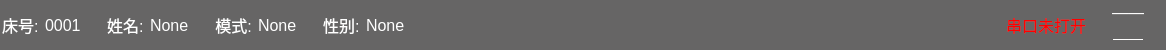
     <widget class="QWidget" name="widget" native="true">
      <property name="maximumSize">
       <size>
        <width>16777215</width>
        <height>50</height>
       </size>
      </property>
      <property name="styleSheet">
       <string notr="true">background-color: rgb(102, 101, 101);</string>
      </property>
      <layout class="QHBoxLayout" name="horizontalLayout_4">
       <property name="leftMargin">
        <number>2</number>
       </property>
       <property name="topMargin">
        <number>2</number>
       </property>
       <property name="rightMargin">
        <number>2</number>
       </property>
       <property name="bottomMargin">
        <number>2</number>
       </property>
       <item>
        <widget class="QLabel" name="label_5">
         <property name="font">
          <font>
           <pointsize>12</pointsize>
          </font>
         </property>
         <property name="styleSheet">
          <string notr="true">color: rgb(255, 255, 255);</string>
         </property>
         <property name="text">
          <string>床号:</string>
         </property>
        </widget>
       </item>
       <item>
        <widget class="QLabel" name="id_label">
         <property name="font">
          <font>
           <pointsize>12</pointsize>
          </font>
         </property>
         <property name="styleSheet">
          <string notr="true">color: rgb(255, 255, 255);</string>
         </property>
         <property name="text">
          <string>0001</string>
         </property>
        </widget>
       </item>
       <item>
        <spacer name="horizontalSpacer_13">
         <property name="orientation">
          <enum>Qt::Horizontal</enum>
         </property>
         <property name="sizeType">
          <enum>QSizePolicy::Fixed</enum>
         </property>
         <property name="sizeHint" stdset="0">
          <size>
           <width>20</width>
           <height>10</height>
          </size>
         </property>
        </spacer>
       </item>
       <item>
        <widget class="QLabel" name="label_7">
         <property name="font">
          <font>
           <pointsize>12</pointsize>
          </font>
         </property>
         <property name="styleSheet">
          <string notr="true">color: rgb(255, 255, 255);</string>
         </property>
         <property name="text">
          <string>姓名:</string>
         </property>
        </widget>
       </item>
       <item>
        <widget class="QLabel" name="name_label">
         <property name="font">
          <font>
           <pointsize>12</pointsize>
          </font>
         </property>
         <property name="styleSheet">
          <string notr="true">color: rgb(255, 255, 255);</string>
         </property>
         <property name="text">
          <string>None</string>
         </property>
        </widget>
       </item>
       <item>
        <spacer name="horizontalSpacer_14">
         <property name="orientation">
          <enum>Qt::Horizontal</enum>
         </property>
         <property name="sizeType">
          <enum>QSizePolicy::Fixed</enum>
         </property>
         <property name="sizeHint" stdset="0">
          <size>
           <width>20</width>
           <height>10</height>
          </size>
         </property>
        </spacer>
       </item>
       <item>
        <widget class="QLabel" name="label_2">
         <property name="font">
          <font>
           <pointsize>12</pointsize>
          </font>
         </property>
         <property name="styleSheet">
          <string notr="true">color: rgb(255, 255, 255);</string>
         </property>
         <property name="text">
          <string>模式:</string>
         </property>
         <property name="alignment">
          <set>Qt::AlignCenter</set>
         </property>
        </widget>
       </item>
       <item>
        <widget class="QLabel" name="mode_label">
         <property name="font">
          <font>
           <pointsize>12</pointsize>
          </font>
         </property>
         <property name="styleSheet">
          <string notr="true">color: rgb(255, 255, 255);</string>
         </property>
         <property name="text">
          <string>None</string>
         </property>
        </widget>
       </item>
       <item>
        <spacer name="horizontalSpacer_15">
         <property name="orientation">
          <enum>Qt::Horizontal</enum>
         </property>
         <property name="sizeType">
          <enum>QSizePolicy::Fixed</enum>
         </property>
         <property name="sizeHint" stdset="0">
          <size>
           <width>20</width>
           <height>10</height>
          </size>
         </property>
        </spacer>
       </item>
       <item>
        <widget class="QLabel" name="label_3">
         <property name="font">
          <font>
           <pointsize>12</pointsize>
          </font>
         </property>
         <property name="styleSheet">
          <string notr="true">color: rgb(255, 255, 255);</string>
         </property>
         <property name="text">
          <string>性别:</string>
         </property>
        </widget>
       </item>
       <item>
        <widget class="QLabel" name="sex_label">
         <property name="font">
          <font>
           <pointsize>12</pointsize>
          </font>
         </property>
         <property name="styleSheet">
          <string notr="true">color: rgb(255, 255, 255);</string>
         </property>
         <property name="text">
          <string>None</string>
         </property>
        </widget>
       </item>
       <item>
        <spacer name="horizontalSpacer">
         <property name="orientation">
          <enum>Qt::Horizontal</enum>
         </property>
         <property name="sizeHint" stdset="0">
          <size>
           <width>595</width>
           <height>20</height>
          </size>
         </property>
        </spacer>
       </item>
       <item>
        <widget class="QLabel" name="status_label">
         <property name="font">
          <font>
           <pointsize>12</pointsize>
          </font>
         </property>
         <property name="styleSheet">
          <string notr="true">color: rgb(255, 0, 0);</string>
         </property>
         <property name="text">
          <string>串口未打开</string>
         </property>
        </widget>
       </item>
       <item>
        <spacer name="horizontalSpacer_12">
         <property name="orientation">
          <enum>Qt::Horizontal</enum>
         </property>
         <property name="sizeType">
          <enum>QSizePolicy::Fixed</enum>
         </property>
         <property name="sizeHint" stdset="0">
          <size>
           <width>20</width>
           <height>10</height>
          </size>
         </property>
        </spacer>
       </item>
       <item>
        <layout class="QVBoxLayout" name="verticalLayout_3">
         <item>
          <widget class="QLabel" name="date_label">
           <property name="font">
            <font>
             <pointsize>12</pointsize>
            </font>
           </property>
           <property name="styleSheet">
            <string notr="true">color: rgb(255, 255, 255);</string>
           </property>
           <property name="text">
            <string>——</string>
           </property>
           <property name="alignment">
            <set>Qt::AlignCenter</set>
           </property>
          </widget>
         </item>
         <item>
          <widget class="QLabel" name="time_label">
           <property name="font">
            <font>
             <pointsize>11</pointsize>
            </font>
           </property>
           <property name="layoutDirection">
            <enum>Qt::LeftToRight</enum>
           </property>
           <property name="styleSheet">
            <string notr="true">color: rgb(255, 255, 255);</string>
           </property>
           <property name="text">
            <string>——</string>
           </property>
           <property name="alignment">
            <set>Qt::AlignCenter</set>
           </property>
          </widget>
         </item>
        </layout>
       </item>
       <item>
        <spacer name="horizontalSpacer_5">
         <property name="orientation">
          <enum>Qt::Horizontal</enum>
         </property>
         <property name="sizeType">
          <enum>QSizePolicy::Fixed</enum>
         </property>
         <property name="sizeHint" stdset="0">
          <size>
           <width>20</width>
           <height>10</height>
          </size>
         </property>
        </spacer>
       </item>
      </layout>
     </widget>
